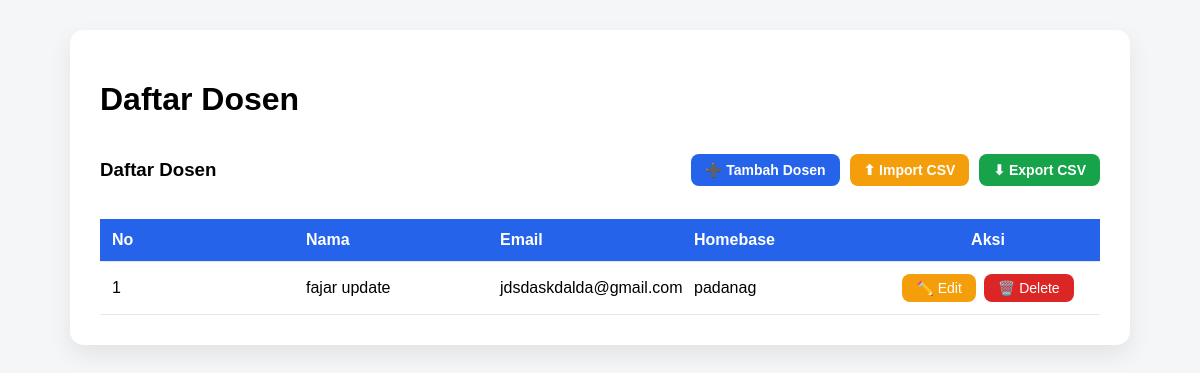
/dosen/, run on the app's committed database.
### mahasiswa/models.py (models this page shows, shortened)
class Dosen(models.Model):
    nama = models.CharField(max_length=100)
    nidn = models.CharField(max_length=20, unique=True)
    email = models.EmailField()
    no_hp = models.CharField(max_length=15)
    alamat = models.TextField()
    homebase = models.CharField(max_length=100)

### mahasiswa/views.py (the view)
# urls.py: path('dosen/', views.dosen_list, name='dosen_list'),
def dosen_list(request):
    dosen = Dosen.objects.all()
    return render(request, 'mahasiswa/dosen.html', {
        'dosen': dosen
    })

### mahasiswa/templates/mahasiswa/dosen.html (shortened to what this page needs)
{% extends 'mahasiswa/base.html' %}
{% block content %}
<h1>Daftar Dosen</h1>
<div class="toolbar">
  <div class="toolbar-left">
    <h3>Daftar Dosen</h3>
  </div>
  <div class="toolbar-right">
    <a href="{% url 'input_dosen' %}" class="btn btn-primary">
      ➕ Tambah Dosen
    </a>
    <a href="{% url 'import_csv_dosen' %}" class="btn btn-warning">
      ⬆ Import CSV
    </a>
    <a href="{% url 'export_csv_dosen' %}" class="btn btn-success">
      ⬇ Export CSV
    </a>
  </div>
</div>
<table>
  <thead>
    <tr>
      <th>No</th>
      <th>Nama</th>
      <th>Email</th>
      <th>Homebase</th>
      <th class="aksi">Aksi</th>
    </tr>
  </thead>
  <tbody>
    {% for d in dosen %}
    <tr>
      <td>{{ forloop.counter }}</td>
      <td>{{ d.nama }}</td>
      <td>{{ d.email }}</td>
      <td>{{ d.homebase }}</td>
      <td class="aksi">
        <div class="aksi-wrapper">
          <a href="{% url 'edit_dosen' d.id %}" class="btn-edit">
            ✏️ Edit
          </a>
          <form method="post"
                action="{% url 'delete_dosen' d.id %}"
                onsubmit="return confirm('Yakin ingin menghapus dosen ini?')">
            <button type="submit" class="btn-delete">
              🗑️ Delete
            </button>
          </form>
        </div>
      </td>
    </tr>
    {% empty %}
    <tr>
      <td colspan="5" style="text-align:center;">
        Belum ada data dosen
      </td>
    </tr>
    {% endfor %}
  </tbody>
</table>
{% endblock %}

### mahasiswa/templates/mahasiswa/base.html (style rules this page uses)
body { font-family: Arial, sans-serif; background: #f4f6f8; margin: 0; padding: 30px; }
table { width: 100%; border-collapse: collapse; table-layout: fixed; }
th, td { padding: 12px; border-bottom: 1px solid #e5e7eb; text-align: left; }
th { background: #2563eb; color: white; }
th.aksi, td.aksi { width: 200px; text-align: center; }
.aksi-wrapper { display: inline-flex; gap: 8px; justify-content: center; align-items: center; }
.btn { display: inline-flex; align-items: center; gap: 6px; padding: 8px 14px; border-radius: 8px; font-size: 14px; font-weight: 600; text-decoration: none; color: white; border: none; cursor: pointer; }
.btn-primary { background: #2563eb; }
.btn-warning { background: #f59e0b; }
.btn-success { background: #16a34a; }
.btn-edit { background: #f59e0b; color: white; padding: 6px 14px; border-radius: 8px; text-decoration: none; font-size: 14px; }
.btn-delete { background: #dc2626; color: white; padding: 6px 14px; border-radius: 8px; border: none; cursor: pointer; font-size: 14px; }
.toolbar { display: flex; justify-content: space-between; align-items: center; margin-bottom: 20px; }
.toolbar-right { display: flex; gap: 10px; }

### data on the page
Dosen: nama "fajar update", email "jdsdaskdalda@gmail.com", homebase "padanag"
